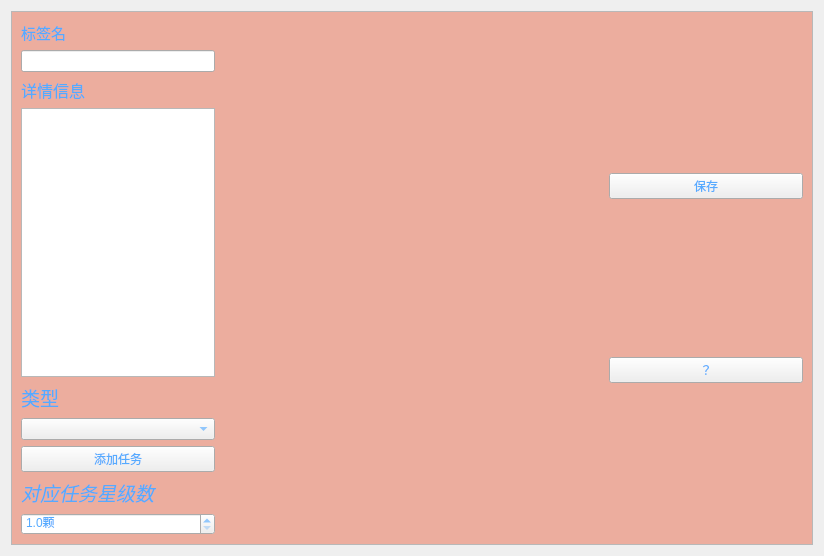
<?xml version="1.0" encoding="UTF-8"?>
<ui version="4.0">
 <class>LabelWidget</class>
 <widget class="QWidget" name="LabelWidget">
  <property name="geometry">
   <rect>
    <x>0</x>
    <y>0</y>
    <width>824</width>
    <height>556</height>
   </rect>
  </property>
  <property name="windowTitle">
   <string>Form</string>
  </property>
  <property name="styleSheet">
   <string notr="true">color:rgb(85, 170, 255)</string>
  </property>
  <layout class="QVBoxLayout" name="verticalLayout">
   <item>
    <layout class="QHBoxLayout" name="horizontalLayout">
     <item>
      <widget class="QScrollArea" name="scrollArea">
       <property name="styleSheet">
        <string notr="true">QWidget#scrollAreaWidgetContents{
background-color:#ECAD9E  ;
color:white;
border:none;
}</string>
       </property>
       <property name="widgetResizable">
        <bool>true</bool>
       </property>
       <widget class="QWidget" name="scrollAreaWidgetContents">
        <property name="geometry">
         <rect>
          <x>0</x>
          <y>0</y>
          <width>802</width>
          <height>534</height>
         </rect>
        </property>
        <layout class="QVBoxLayout" name="verticalLayout_4">
         <item>
          <layout class="QHBoxLayout" name="horizontalLayout_2" stretch="1,2,1">
           <item>
            <layout class="QVBoxLayout" name="verticalLayout_2">
             <item>
              <widget class="QLabel" name="labelName">
               <property name="font">
                <font>
                 <family>Mistral</family>
                 <pointsize>11</pointsize>
                </font>
               </property>
               <property name="text">
                <string>标签名</string>
               </property>
              </widget>
             </item>
             <item>
              <widget class="QLineEdit" name="lineEdit"/>
             </item>
             <item>
              <widget class="QLabel" name="Detail">
               <property name="font">
                <font>
                 <family>MingLiU_HKSCS-ExtB</family>
                 <pointsize>12</pointsize>
                </font>
               </property>
               <property name="text">
                <string>详情信息</string>
               </property>
              </widget>
             </item>
             <item>
              <widget class="QTextEdit" name="textEdit"/>
             </item>
             <item>
              <widget class="QLabel" name="Type">
               <property name="font">
                <font>
                 <family>Mistral</family>
                 <pointsize>14</pointsize>
                </font>
               </property>
               <property name="text">
                <string>类型</string>
               </property>
              </widget>
             </item>
             <item>
              <widget class="QComboBox" name="comboBox"/>
             </item>
             <item>
              <widget class="QPushButton" name="AddTask">
               <property name="cursor">
                <cursorShape>PointingHandCursor</cursorShape>
               </property>
               <property name="text">
                <string>添加任务</string>
               </property>
              </widget>
             </item>
             <item>
              <widget class="QLabel" name="label">
               <property name="font">
                <font>
                 <family>Monotype Corsiva</family>
                 <pointsize>14</pointsize>
                 <italic>true</italic>
                </font>
               </property>
               <property name="text">
                <string>对应任务星级数</string>
               </property>
              </widget>
             </item>
             <item>
              <widget class="QDoubleSpinBox" name="StarSpinBox">
               <property name="suffix">
                <string>颗</string>
               </property>
               <property name="decimals">
                <number>1</number>
               </property>
               <property name="minimum">
                <double>1.000000000000000</double>
               </property>
               <property name="maximum">
                <double>5.000000000000000</double>
               </property>
               <property name="singleStep">
                <double>0.500000000000000</double>
               </property>
              </widget>
             </item>
            </layout>
           </item>
           <item>
            <spacer name="horizontalSpacer">
             <property name="orientation">
              <enum>Qt::Horizontal</enum>
             </property>
             <property name="sizeHint" stdset="0">
              <size>
               <width>40</width>
               <height>20</height>
              </size>
             </property>
            </spacer>
           </item>
           <item>
            <layout class="QVBoxLayout" name="verticalLayout_3">
             <item>
              <widget class="QPushButton" name="Save">
               <property name="cursor">
                <cursorShape>PointingHandCursor</cursorShape>
               </property>
               <property name="text">
                <string>保存</string>
               </property>
              </widget>
             </item>
             <item>
              <widget class="QPushButton" name="Query">
               <property name="cursor">
                <cursorShape>PointingHandCursor</cursorShape>
               </property>
               <property name="text">
                <string>？</string>
               </property>
              </widget>
             </item>
            </layout>
           </item>
          </layout>
         </item>
        </layout>
       </widget>
      </widget>
     </item>
    </layout>
   </item>
  </layout>
 </widget>
 <resources/>
 <connections/>
</ui>
